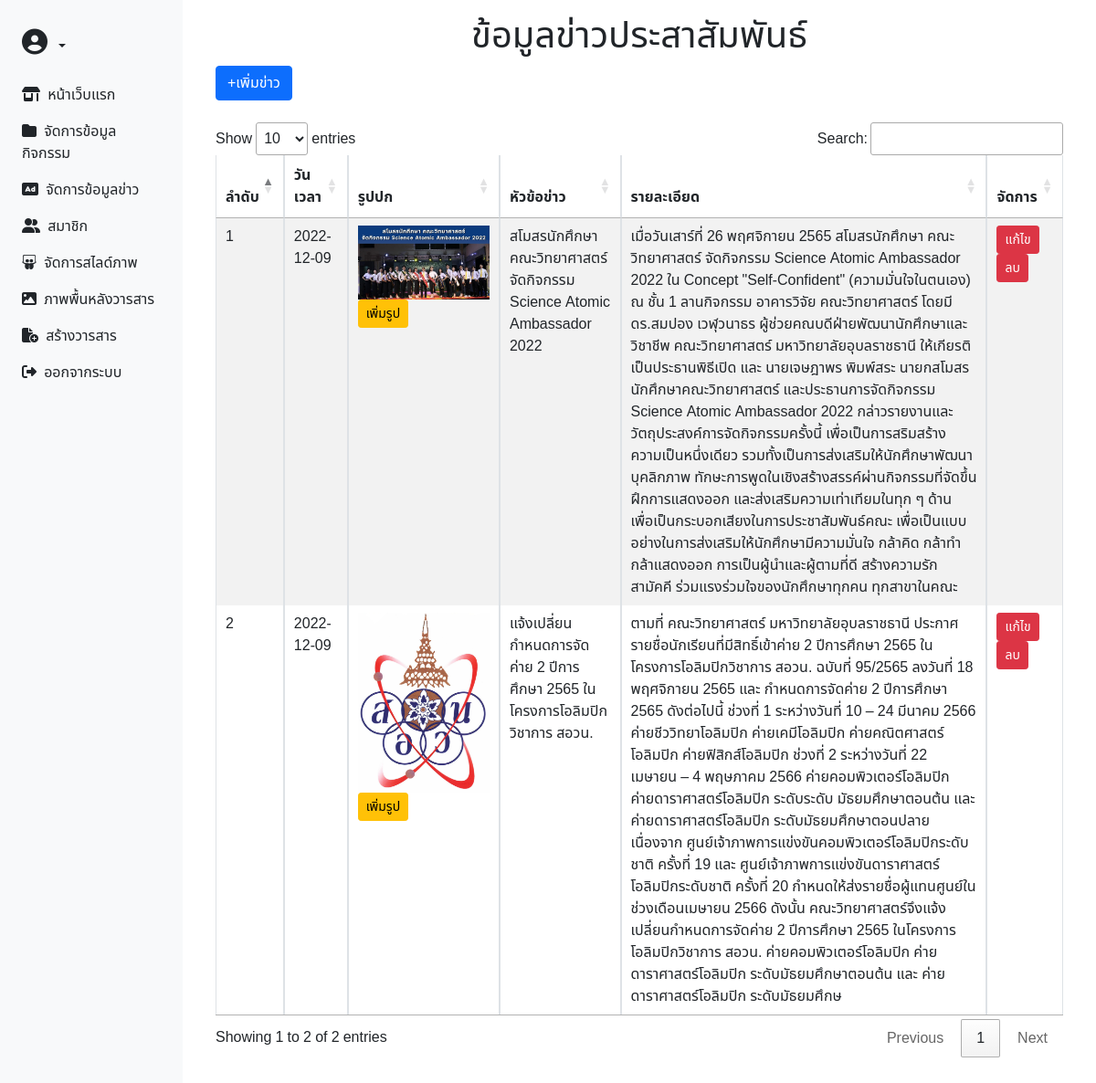
Page /admin/index_admin.php on the committed database.
### tables this page shows
CREATE TABLE `news` (
  `id_news` int(20) NOT NULL,
  `admin_id` int(13) NOT NULL,
  `hade_news` varchar(200) NOT NULL,
  `name_news` varchar(1000) NOT NULL,
  `datesave` date NOT NULL,
  `img_news` varchar(300) NOT NULL
);

### admin/news.php (the view, shortened to what this page needs)
<head>
<link rel="stylesheet" type="text/css" href="https://cdn.datatables.net/1.11.3/css/jquery.dataTables.css">
</head>
<!doctype html>
<html lang="en">
<body>
            <div class="container-fluid">
                <div class="row">
                    <div class="col-md-12">
                             <div class="header">
	<h1 class="page-header text-center x">ข้อมูลข่าวประสาสัมพันธ์</h1>
    <div class="col-md-12">
			<a href="index_admin.php?p=newsapp" class="pull-right btn btn-primary"><span class="glyphicon glyphicon-plus"></span>+เพิ่มข่าว</a>
		</div><br>
</div>
	<table id="ex" class="table table-striped table-bordered">
		<thead>
		    <th><div class="y"><b>ลำดับ</h4></th>
			<th><div class="y"><b>วันเวลา</h4></th>
			<th><div class="y"><b>รูปปก</h4></th>
			<th><div class="y"><b>หัวข้อข่าว</h4></th>
			<th><div class="y"><b>รายละเอียด</h4></th>
			<th><div class="y"><b>จัดการ</h4></th>
		</thead>
		<tbody>
		<?php
							$i=1;
                                            require_once("../config/conn.php");
                                            $sql = "SELECT * FROM news order by id_news DESC";
                                            $query = mysqli_query($conn,$sql);
                            ?>
				<?php
                                        while($result=mysqli_fetch_array($query,MYSQLI_ASSOC))
                {?>
				<tr>
					<td><?php echo $i;?></td>
					<td><?php echo $result["datesave"];?></td>
					<td><img src="upload/<?php echo $result['img_news'];?>" class="d-block w-100" alt="...">
					<a class="btn btn-warning btn-sm" href="index_admin.php?p=imgsub&sub=<?php echo $result["id_news"];?>">เพิ่มรูป</a>
				   </td>
					<td><?php echo $result["hade_news"];?></td>
					<td><?php echo $result["name_news"];?></td>
					<td>
					<a class="btn btn-danger btn-sm" href="index_admin.php?p=editnews&edit=<?php echo $result["id_news"];?>">
                    แก้ไข</a>
					<a class="btn btn-danger btn-sm" href="index_admin.php?p=del_slide&del=<?php echo $result["id_news"];?>" onclick="return confirm('คุณต้องการลบ <?php echo $result['hade_news'];?> หรือไม่ ?')">
                    ลบ</a>
					</td>
				</tr>
				<?php
                $i++; }
                ?>
		</tbody>
	</table>
</div>
</div>
</div>
</body>
</html>

### admin/index_admin.php (style rules this page uses)
body { min-height: 100vh; overflow-x: hidden; font-family: 'Noto Sans Thai', sans-serif; }

### admin/nav_menu.php (style rules this page uses)
body { min-height: 100vh; overflow-x: hidden; font-family: 'Noto Sans Thai', sans-serif; }

### admin/news.php (style rules this page uses)
body { min-height: 100vh; overflow-x: hidden; font-family: 'Noto Sans Thai', sans-serif; }

### rows in the picture
news: datesave "2022-12-09", img_news (picture), hade_news "สโมสรนักศึกษา คณะวิทยาศาสตร์ จัดกิจกรรม Science Atomic Ambassador 2022", name_news "เมื่อวันเสาร์ที่ 26 พฤศจิกายน 2565 สโมสรนักศึกษา คณะวิทยาศาสตร์ จัดกิจกรรม Science Atomic Ambassador 2022 ใน Concept \"Self-Confident\" (ความมั่นใจในตนเอง) ณ ชั้น 1 ลานกิจกรรม อาคารวิจัย คณะวิทยาศาสตร์ โดยมี ดร.สมปอง เวฬุวนาธร ผู้ช่วยคณบดีฝ่ายพัฒนานักศึกษาและวิชาชีพ คณะวิทยาศาสตร์ มหาวิทยาลัยอุบลราชธานี ให้เกียรติเป็นประธานพิธีเปิด และ นายเจษฎาพร พิมพ์สระ นายกสโมสรนักศึกษาคณะวิทยาศาสตร์ และประธานการจัดกิจกรรม Science Atomic Ambassador 2022 กล่าวรายงานและวัตถุประสงค์การจัดกิจกรรมครั้งนี้ เพื่อเป็นการสริมสร้างความเป็นหนึ่งเดียว รวมทั้งเป็นการส่งเสริมให้นักศึกษาพัฒนาบุคลิกภาพ ทักษะการพูดในเชิงสร้างสรรค์ผ่านกิจกรรมที่จัดขึ้น ฝึกการแสดงออก และส่งเสริมความเท่าเทียมในทุก ๆ ด้าน…"
news: datesave "2022-12-09", img_news (picture), hade_news "แจ้งเปลี่ยนกำหนดการจัดค่าย 2 ปีการศึกษา 2565 ในโครงการโอลิมปิกวิชาการ สอวน.", name_news "ตามที่ คณะวิทยาศาสตร์ มหาวิทยาลัยอุบลราชธานี ประกาศรายชื่อนักเรียนที่มีสิทธิ์เข้าค่าย 2 ปีการศึกษา 2565 ในโครงการโอลิมปิกวิชาการ สอวน. ฉบับที่ 95/2565 ลงวันที่ 18 พฤศจิกายน 2565 และ กำหนดการจัดค่าย 2 ปีการศึกษา 2565 ดังต่อไปนี้ ช่วงที่ 1 ระหว่างวันที่ 10 – 24 มีนาคม 2566 ค่ายชีววิทยาโอลิมปิก ค่ายเคมีโอลิมปิก ค่ายคณิตศาสตร์โอลิมปิก ค่ายฟิสิกส์โอลิมปิก ช่วงที่ 2 ระหว่างวันที่ 22 เมษายน – 4 พฤษภาคม 2566 ค่ายคอมพิวเตอร์โอลิมปิก ค่ายดาราศาสตร์โอลิมปิก ระดับระดับ มัธยมศึกษาตอนต้น และค่ายดาราศาสตร์โอลิมปิก ระดับมัธยมศึกษาตอนปลาย เนื่องจาก ศูนย์เจ้าภาพการแข่งขันคอมพิวเตอร์โอลิมปิกระดับชาติ ครั้งที่ 19 และ ศูนย์เจ้าภาพการแข่งขันดาราศาสตร์โอลิมปิกระดับชาติ ครั้งที่ 20…"
